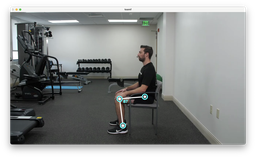
#> input picture AI ML CV TRAINER/Снимок экрана 2024-07-01 в 22.57.02.png, 256 x 158 px, shrunk from 2784 x 1720 before the run, given in place of 840cat.png, which was not available
$ jupyter execute --allow-errors 'По заданию.ipynb'   (text cells are left out)
#> lines starting #> are read from the running program, lines starting #| are printed output that depends on the picture; pictures that were not available may be replaced by others from this repository, and a replacement may not be noted
[cell 1]
import numpy as np
import math
from scipy.fftpack import fft, ifft, dct,idct
import matplotlib.pyplot as plt
from PIL import Image, ImageDraw
import copy

[cell 2]
#загрузим на изображение, которое будем использовать в качестве контейнера
container = Image.open(r"840cat.png")
#> container is the input picture: PIL image 256x158 RGBA; mean R, G, B, A 96.9, 99.1, 98.1, 207.2
plt.imshow(container)
#mode = int(input('mode:'))
draw = ImageDraw.Draw(container)
width = container.size[0] #Определяем ширину.
#> width = 256
height = container.size[1] #Определяем высоту.
#> height = 158

print(width,height)
#| 256 158

[cell 3]
#подрезаем изображение %8
width=width-width%8
height=height-height%8
#> height = 152
print(width,height)
#| 256 152
container = container.crop((0,0,width,height))
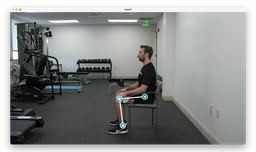
#> container: PIL image 256x152 RGBA; mean R, G, B, A 100.8, 103, 101.9, 215.3; transparent parts drawn white
# конвертируем в чб для получения яркости пикселей
#plt.imshow(container)
img = container.convert("L")
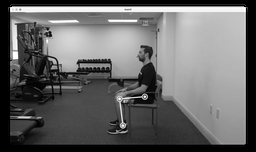
#> img: PIL image 256x152 L; min 0, max 255, mean 102.3
plt.imshow(img,cmap='gray')
pix = img.load() #Выгружаем значения пикселей.

[cell 4]
#загрузим изображение из которого сделаем голограмму
stego = Image.open(r"200popcat.png")#
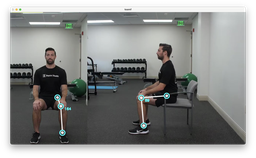
#> input picture AI ML CV TRAINER/Снимок экрана 2024-07-01 в 22.57.13.png, 256 x 158 px, shrunk from 2784 x 1720 before the run, given in place of 200popcat.png, which was not available
#> stego is the input picture: PIL image 256x158 RGBA; mean R, G, B, A 94, 95.4, 93.9, 207.2
plt.imshow(stego)
#stego=stego.convert("L")
stego_width = stego.size[0]
#> stego_width = 256
stego_height = stego.size[1]
#> stego_height = 158
stego_pix = stego.load()
print(stego_width,stego_height)
#| 256 158
#plt.imshow(stego)

[cell 5]
#делаем размер голограммы равным размеру контейнера
holo_height = height
#> holo_height = 152
holo_width = width
#> holo_width = 256
print("Размеры матрицы для голограммы: ", holo_height, holo_width)
#| Размеры матрицы для голограммы:  152 256

[cell 6]
#задаем сдвиг голограммы
p_width = 0.5
p_height = 0.5
offset_width = (holo_width * p_width) - (stego_width // 2)
#> offset_width = 0
offset_height = (holo_height * p_height) - (stego_height // 2)
#> offset_height = -3
#нормализуем данные
holo_matrix = np.zeros((holo_height, holo_width), dtype=float)
#> (the rest of this cell did not finish here and is left out)

[cell 7]
stego_furie = dct(holo_matrix).real
#> holo_matrix: shape (152, 256) float64; every value is 0

[cell 8]
semiton_image = np.zeros((holo_height, holo_width), dtype=float)
#Преобразуем матрицу в полутоновое изображение
max_value = max([max(l) for l in stego_furie])
#> max_value = 0
min_value = min([min(l) for l in stego_furie])
#> min_value = 0
for i in range(holo_height):
    for j in range(holo_width):
        if (stego_furie[i][j] >= min_value) and (stego_furie[i][j] <= max_value):
            semiton_image[i][j] = (stego_furie[i][j] - min_value) / (max_value - min_value)
        elif (stego_furie[i][j] < min_value):
            semiton_image[i][j] = 0
        else:
            semiton_image[i][j] = 1
#> semiton_image: shape (152, 256) float64; every value is NaN or infinite
plt.imshow(np.transpose((semiton_image*255).astype(int)), cmap='gray')
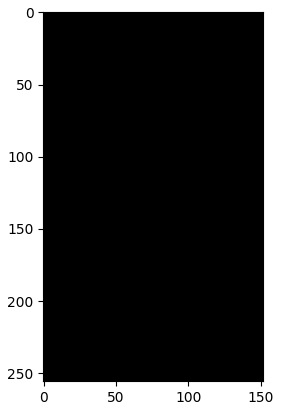
#> figure drawn by matplotlib, 1 panel

[cell 9]
#Задаем фильтр
a = 0.2
filter_size = 3
part_filter_size = filter_size // 2
div = 1 / (1 + a)
sq_filter = np.zeros((filter_size, filter_size), dtype=float)
sq_filter = [[-a, a-1, -a],
             [a-1, a+5, a-1],
             [-a, a-1, -a]
            ]

[cell 10]
filtered_image = np.zeros((holo_height, holo_width), dtype=float)
#Применение фильтра
for i in range(holo_height):
    for j in range(holo_width):
        sum_elem = 0
        if (i == 0) or (j == 0) or (i == (holo_height-1)) or (j == (holo_width-1)):
            filtered_image[i][j] = semiton_image[i][j]
        else:
            temp_matr = np.zeros((filter_size, filter_size), dtype=float)
            for k in range (filter_size):
                for l in range (filter_size):
                    temp_matr[k][l] = semiton_image[i+k-1][j+l-1]
            #temp_matr = semiton_image[i:i+filter_size, j:j+filter_size]
            temp_matr = np.multiply(temp_matr, sq_filter)
            temp_matr *= div
            for k in range (filter_size):
                for l in range (filter_size):
                    sum_elem += temp_matr[k][l]

            filtered_image[i][j] = sum_elem

plt.imshow(np.transpose((filtered_image*255).astype(int)), cmap='gray')

[cell 11]
red_image = np.zeros((holo_height, holo_width), dtype=float)
#Операция, уменьшающая возмущения
gamma = 0.909

sum_pix = 0
for i in range(holo_height):
    for j in range(holo_width):
        sum_pix += filtered_image[i][j]
#> after the loop, sum_pix = nan
mean_pix = sum_pix / holo_height / holo_width
#> mean_pix = nan

for i in range(holo_height):
    for j in range(holo_width):
        red_image[i][j] = filtered_image[i][j] - mean_pix * gamma

[cell 12]
print(len(stego_furie))
#| 152

[cell 13]
st = idct(stego_furie).real
plt.imshow(np.transpose(st), cmap='gray')

[cell 14]
all_pixels = []
img_stego = np.zeros((width,height), dtype=float)
for i in range(1,height//8+1):
    for j in range(1,width//8+1):
        bright_8x8=[]

        for k in range(i*8-8,i*8):
            for n in range(j*8-8,j*8):
                #print(k,n)
                bright_8x8.append(pix[n,k])
                img_stego[n][k]=pix[n,k]
        a=dct(bright_8x8)
        #a=idct(a)
        all_pixels.append(a)
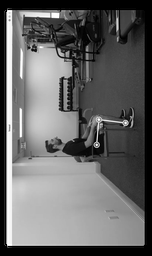
#> img_stego: shape (256, 152) float64; min 0, max 255, mean 102.3
#> after the loop, all_pixels = 608 items

[cell 15]
plt.imshow(np.transpose(img_stego), cmap='gray')
np.transpose(img_stego)
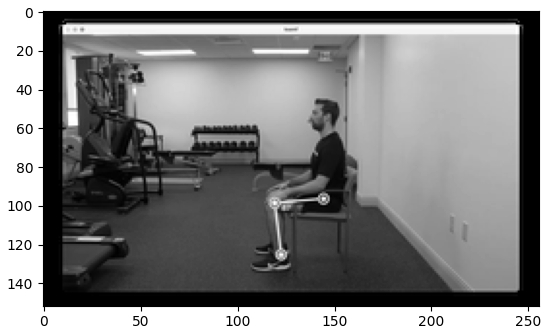
#> figure drawn by matplotlib, 1 panel

[cell 16]
#определяем порог коэфициента DC
print(len(all_pixels))
#| 608
sumkoef=0
for i in range(len(all_pixels)):
    sumkoef=sumkoef+all_pixels[i][0]
#> this loop made 608 passes
#> sumkoef on passes 1 to 3: 0, 4848, 11398
#> after the loop, sumkoef = 7958358
porog=sumkoef//(len(all_pixels)+10000000)
#> porog = 0
print(porog)
#| 0.0
print(len(stego_furie))
#| 152
print(len(all_pixels))
#| 608

[cell 17]
all_pix = copy.deepcopy(all_pixels)
#> all_pix = 608 items
#img_stego_copy=copy.deepcopy(img_stego)
k=0

for i in range (len(all_pixels)):

    if all_pixels[i][0]>=porog:
        for j in range(64):
            all_pix[i][j]=all_pix[i][j]+porog*filtered_image[k][j]
        k=k+1
    if k==len(stego_furie):
        print("caught")
        break
#> after the loop, k = 152

[cell 18]
i_all_pix=[]
for i in range(len(all_pix)):
    a=idct(all_pix[i])
    i_all_pix.append(a)
#> after the loop, i_all_pix = 608 items

[cell 19]
img_stego1 = np.zeros((height,width), dtype=float)
c=0
for i in range (1,height//8+1):
    for j in range(1,width//8+1):
        m=0
        for k in range(i*8-8,i*8):
            for n in range(j*8-8,j*8):
                img_stego1[k][n]= i_all_pix[c][m]
                m=m+1
        c=c+1
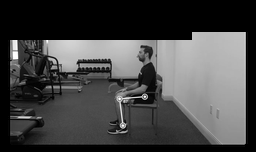
#> img_stego1: shape (152, 256) float64; 25% of the values are NaN or infinite; the others: min -3.64e-12, max 32640, mean 11854.4; drawn with min black, max white, NaN and infinite black
#> after the loop, c = 608
plt.imshow(img_stego1, cmap='gray')

[cell 20]
plt.imshow(np.transpose(img_stego), cmap='gray')

[cell 21]
def align_list(a):
    img_stego = np.zeros((height,width), dtype=float)
    c=0
    for i in range (1,height//8+1):
        for j in range(1,width//8+1):
            m=0
            for k in range(i*8-8,i*8):
                for n in range(j*8-8,j*8):
                    img_stego[k][n]= a[c][m]
                    m=m+1
            c=c+1
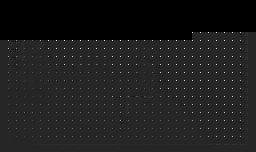
#> img_stego: shape (152, 256) float64; 25% of the values are NaN or infinite; the others: min -4772.3, max 26790, mean 190.4; drawn with min black, max white, NaN and infinite black
#> after the loop, c = 608
    #plt.imshow(np.transpose(img_stego), cmap='gray')
    return img_stego

[cell 22]
#all_pix - заполненный контейнер с  ДКП
#all_pixels - чистый контейнер с ДКП
all_pix_align=align_list(all_pix)
all_pixels_align=align_list(all_pixels)
#> after the loop in align_list (call 2), `for i in range (1,height//8+1):`:
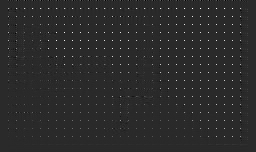
#> img_stego: shape (152, 256) float64; min -5646.6, max 28610, mean 206.7; drawn with min black and max white

img_stego2 = np.zeros((height,width), dtype=float)

diff=[]
diff_p=[]
for i in range(height):
    for j in range(width):
        img_stego2[i][j]=(all_pix_align[i][j]-all_pixels_align[i][j])/porog

[cell 23]
img_stego=np.transpose(img_stego)
img_stego3 = np.zeros((height,width), dtype=float)
for i in range(height):
    for j in range(width):
        img_stego3[i][j]=(img_stego[i][j]-img_stego1[i][j])/porog
#> img_stego3: shape (152, 256) float64; every value is NaN or infinite

[cell 24]
recover_image=idct(img_stego3).real

[cell 25]
for i in range(len(recover_image)):
    for j in range(len(recover_image[0])):
        if (recover_image[i][j] >=0 ):
            recover_image[i][j] *= 4
        else:
            recover_image[i][j] = 0
#plt.imshow(np.transpose(recover_image), cmap='gray')

[cell 26]
#Выполняем контрастирование
mean_pix = 0
sum_pix = 0
for i in range(height):
    for j in range(width ):
        sum_pix += recover_image[i][j]
#> after the loop, sum_pix = 0

mean_pix = (sum_pix /  height/ width/ 4 )
#> mean_pix = 0

contrast_pict = np.zeros((height, width ), dtype=float)
for i in range(height):
    for j in range(width):
        if (recover_image[i][j] >=mean_pix ):
            contrast_pict[i][j] = 255
        else:
            contrast_pict[i][j] = 0
#> contrast_pict: shape (152, 256) float64; every value is 255
plt.imshow(contrast_pict, cmap='gray')
